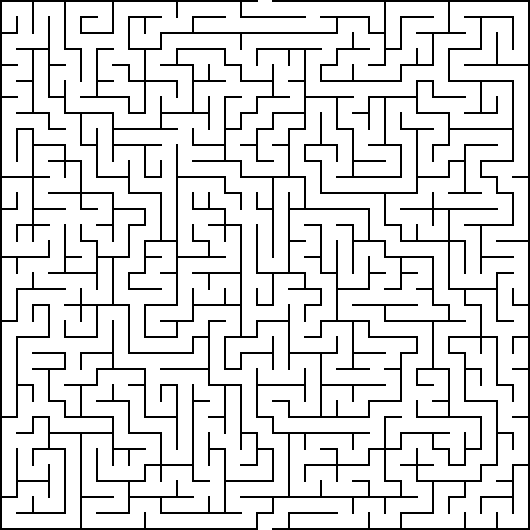
#> input picture input_maze.png, 530 x 530 px, found by its file name
$ python maze_conv.py
#> lines starting #> are read from the running program, lines starting #| are printed output that depends on the picture
#> the answer given: out.png
from PIL import Image
import numpy as np

def convert_image_to_maze(input_image_path, output_maze_path):
    # Load the input image
#> called with input_image_path = 'input_maze.png', output_maze_path = 'out.png'
    img = Image.open(input_image_path)
#> img is the input picture: PIL image 530x530 RGBA; mean R, G, B, A 221.5, 221.5, 221.5, 255
    img = img.convert('1')  # Convert to black and white image
#> img: PIL image 530x530 1; 86.9% white; black in thin lines or dots

    # Convert image to NumPy array
    maze_array = np.array(img)

    # Invert the array (1 for walls, 0 for paths)
    maze_array = 1 - maze_array
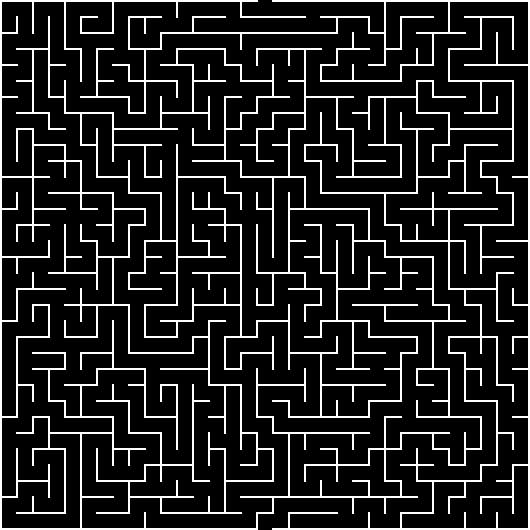
#> maze_array: shape (530, 530) int64; values 0 (black) and 1 (white), 13.1% white in thin lines or dots

    # Map the array values to 'W' (wall) and '0' (path)
    maze_chars = np.where(maze_array, 'W', '0')

    # Convert NumPy array back to string representation
    maze_string = '\n'.join(''.join(row) for row in maze_chars)

    # Write the maze string to the output file
    with open(output_maze_path, 'w') as output_file:
        output_file.write(maze_string)

    print("Maze conversion completed successfully!")

if __name__ == "__main__":
    input_image_path = "input_maze.png"
    output_maze_path = input("Outuput maze path: ")
    convert_image_to_maze(input_image_path, output_maze_path)
